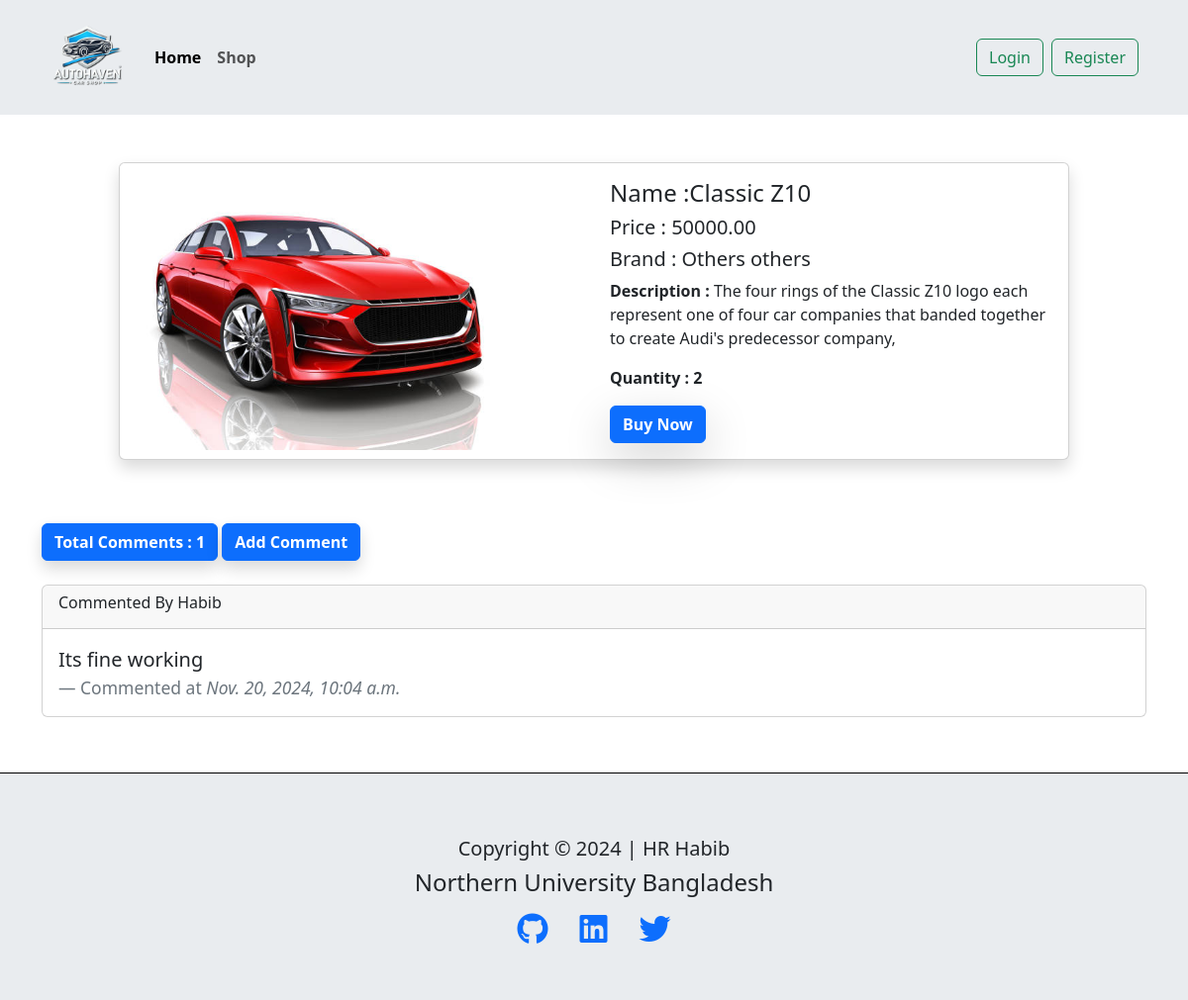
/details/17/, run on an earlier commit of the app's database.
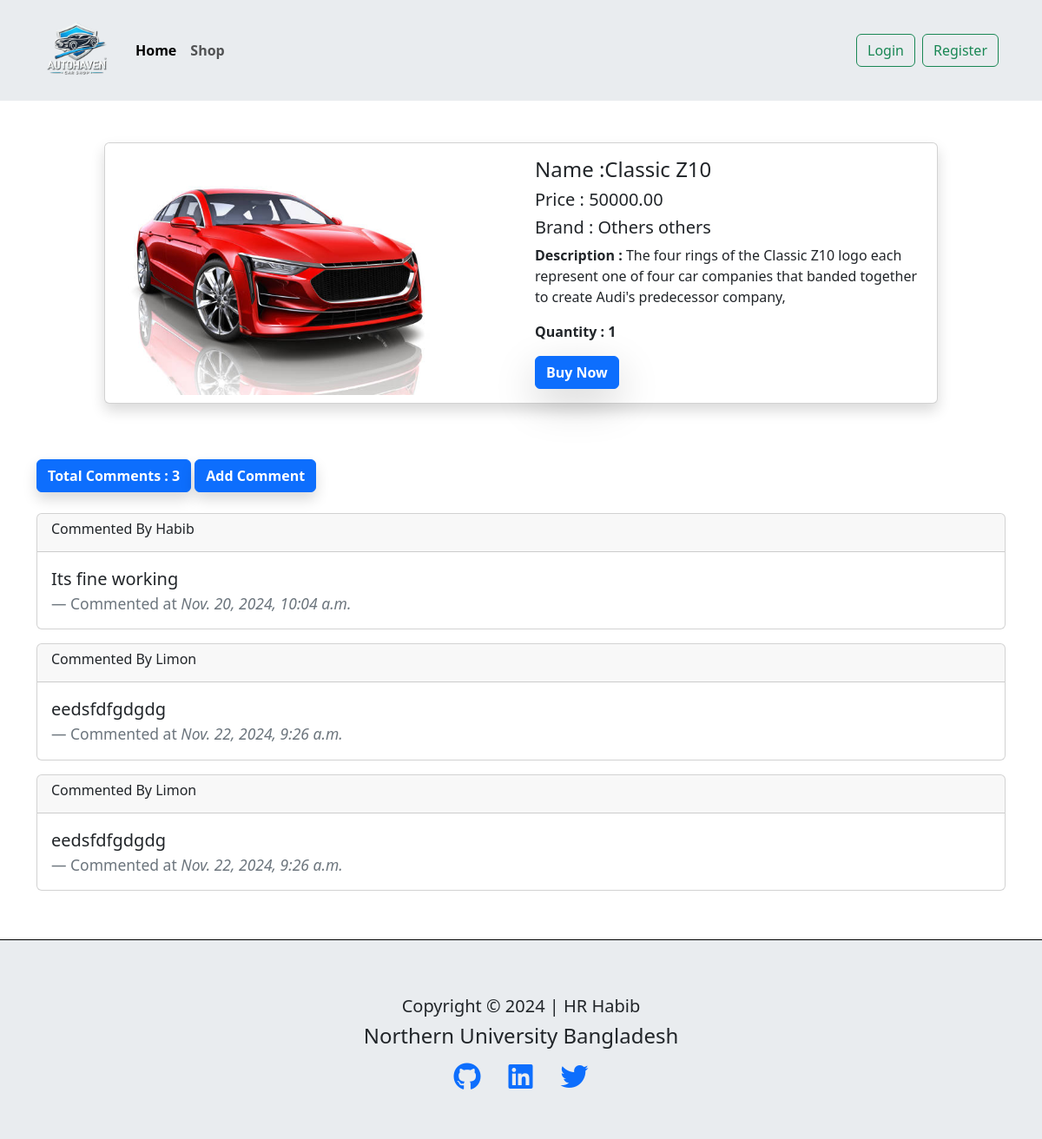
And on a later commit of the database.
### product/models.py (models this page shows, shortened)
class car(models.Model):
    name=models.CharField(max_length=50)
    description=models.TextField()
    brand=models.ForeignKey(brand, on_delete=models.CASCADE,related_name='car_brand')
    quantity=models.PositiveIntegerField()
    price=models.DecimalField(max_digits=10,decimal_places=2)
    image=models.ImageField(upload_to='images/',blank=True,null=True)

class brand(models.Model):
    brand_name=models.CharField(max_length=50)
    slug=models.SlugField(max_length=50,unique=True, blank=True, null=True)
    def __str__(self):
        return f"{self.brand_name} {self.slug}"

class Comments(models.Model):
    car=models.ForeignKey(car,on_delete=models.CASCADE,related_name='comment')
    name=models.CharField(max_length=50)
    email=models.EmailField()
    comment_text=models.TextField()
    comment_time=models.DateTimeField(auto_now_add=True,blank=True,null=True)

### product/views.py (the view)
# urls.py: path('details/<int:pk>/',views.product_details.as_view(),name='details'),
class product_details(DetailView):
    model =models.car
    template_name = "car_details.html"
    context_object_name='car'
    def get_context_data(self, **kwargs) -> dict[str,]:
        context = super().get_context_data(**kwargs)
        context["comments"] =models.Comments.objects.filter(car=self.object)
        context["count"] =models.Comments.objects.filter(car=self.object).count()
        return context

### product/templates/car_details.html
{% extends "base.html" %}
{% block content %}
 <div class="d-flex justify-content-center">
<div class="card shadow my-5" style="width:80%;">
    <div class="row g-0">
      <div class="col-md-6">
        <img style="width:420px;" src="{{car.image.url}}" class=" rounded-start" alt="...">
      </div>
      <div class="col-md-6">
        <div class="card-body">
          <h4 class="card-title">Name :{{car.name}}</h4>
          <h5 class="card-text">Price : {{car.price}}</h5>
          <h5 class="card-text">Brand : {{car.brand}}</h5>
          <p class="card-text"><strong>Description :</strong> {{car.description}} </p>
          {% if request.user.is_authenticated %}
         {% if car.quantity > 0 %}
         <p> <strong>Quantity : {{car.quantity}} </strong></p>
         <a href="{% url 'buy_now' car.pk %}" class="btn btn-primary shadow-lg fw-bolder">Buy Now</a>
         {% else %}
         <h3 class="text-danger">Out of stock</h3>
         {% endif %}
          {% else %}
          <p> <strong>Quantity : {{car.quantity}} </strong></p>
          <a href="{% url 'login' %}" class="btn btn-primary shadow-lg fw-bolder">Buy Now</a>
          {% endif %}
        </div>
      </div>
    </div>
  </div>
</div>
<div class="container">
  <div class="row">
    <div class="my-3 me-2">
        <button class="btn btn-primary fw-bolder shadow" >Total Comments : {{count}}</button>
      <a class="btn btn-primary fw-bolder shadow" href="{% url 'add_comment' car.pk %}">Add Comment</a>
    </div>
    {% for comment in comments %}
    <div class="d-flex justify-content-center">
      <div class="card w-100 my-2">
        <div class="card-header">
            <h6>Commented By {{comment.name}}</h6>
        </div>
        <div class="card-body">
          <blockquote class="blockquote mb-0">
            <p>{{comment.comment_text}} </p>
            <footer class="blockquote-footer">Commented at <cite title="Source Title">{{comment.comment_time}} </cite></footer>
          </blockquote>
        </div>
      </div>
    </div>
    {% endfor %}
  </div>
</div>
{% endblock content %}

### templates/base.html (shortened to what this page needs)
{% load static %}
<!doctype html>
<html lang="en">
    <head>
        <link
            href="https://cdn.jsdelivr.net/npm/bootstrap@5.3.2/dist/css/bootstrap.min.css"
            rel="stylesheet"
        />
        <link rel="stylesheet" href="https://cdnjs.cloudflare.com/ajax/libs/font-awesome/6.6.0/css/all.min.css" />
    </head>
    <body>
        <header>
            <nav class="navbar navbar-expand-lg bg-body-secondary">
                <div class="container">
                  <a class="navbar-brand" href="{% url 'home' %}">
                    <img style='width:90px;' src="{% static './image/logo.png' %}" alt="AutoHaven">
                  </a>
                  <div class="collapse navbar-collapse" id="navbarTogglerDemo02">
                    <ul class="navbar-nav me-auto mb-2 mb-lg-0">
                      <li class="nav-item">
                        <a class="nav-link active fw-bolder" aria-current="page" href="{% url 'home' %}">Home</a>
                      </li>
                      <li class="nav-item">
                        <a class="nav-link fw-bolder" aria-current="page" href="{% url 'shop' %}">Shop</a>
                      </li>
                    </ul>
                    {% if request.user.is_authenticated %}
                    <a class="btn btn-outline-success me-2" href="{% url 'profile' %}">Profile</a>
                    <a class="btn btn-outline-danger me-2" href="{% url 'logout' %}">Logout</a>
                    {% else %}
                    <a class="btn btn-outline-success me-2" href="{% url 'login' %}">Login</a>
                    <a class="btn btn-outline-success me-2" href="{% url 'register' %}">Register</a>
                    {% endif %}
                  </div>
                </div>
              </nav>
        </header>
        <main>
          {% block content %}
          {% endblock content %}
        </main>
        <footer>
          <div class="container-fluid">
            <div class="row ">
              <div class=" py-5 mt-5 border border-top-2 border-bottom-0 border-end-0 border-start-0 border-black text-center bg-body-secondary">
                <h5 class="pt-3">Copyright © 2024 | HR Habib</h5>
                <h4>Northern University Bangladesh</h4>
                <div class="d-flex justify-content-center align-items-end fs-2 fw-bold text-primary ">
                 <div><i class="fa-brands fa-github px-3"></i></div>
                 <div><i class="fa-brands fa-linkedin px-3"></i></div>
                 <div><i class="fa-brands fa-twitter px-3"></i></div>
                </div>
              </div>
            </div>
          </div>
        </footer>
    </body>
</html>

What changed in the data, as far as the page shows it:
changed car "Classic Z10": quantity "2" → "1"
added Comments: name "Limon", comment_text "eedsfdfgdgdg", comment_time "Nov. 22, 2024, 9:26 a.m."
added Comments: name "Limon", comment_text "eedsfdfgdgdg", comment_time "Nov. 22, 2024, 9:26 a.m."
Also different on the page:
{{ count }}: "1" → "3"
